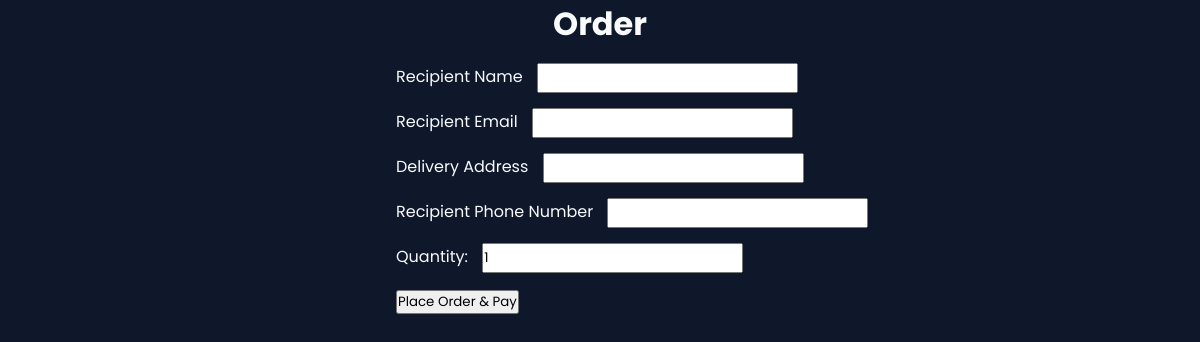
The page /place_order/2 (signed in) on the database as committed earlier.
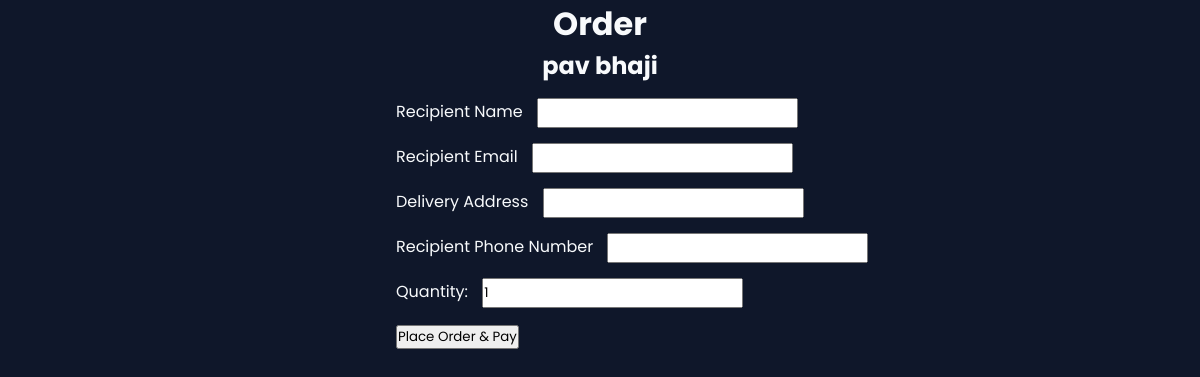
The same page on the database as committed later.
### tables this page shows
CREATE TABLE dishes (
    id INTEGER PRIMARY KEY AUTOINCREMENT,
    chef_id INTEGER,
    name TEXT NOT NULL,
    description TEXT,
    price REAL,
    prep_time TEXT,
    image_filename TEXT
, available INTEGER DEFAULT 1);

### app.py (the view, shortened to what this page needs)
@app.route('/place_order/<int:dish_id>', methods=['GET', 'POST'])
def place_order(dish_id):
    if 'customer_id' not in session:
        return redirect('/customer_login')
    conn = sqlite3.connect('database.db')
    conn.row_factory = sqlite3.Row
    cursor = conn.cursor()
    cursor.execute("SELECT * FROM dishes WHERE id = ? AND available = 1", (dish_id,))
    dish = cursor.fetchone()
    return render_template('place_order.html', dish=dish)

### templates/place_order.html (shortened to what this page needs)
{% extends 'base.html' %}
{% block content %}
<h1 style="text-align: center;">Order</h1>
<h2 style="text-align: center;">{{ dish['name'] }}</h2>
<div style="padding-left: 33%; margin-top: 15px; ">
<form id="payment-form" method="POST">
  <label>Recipient Name</label>
  <input type="text" name="name"  style="margin-bottom: 15px; margin-left: 10px; height: 30px; "><br>
  <label>Recipient Email</label>
  <input type="email" name="email" style="margin-bottom: 15px; margin-left: 10px; height: 30px; " required><br>
  <label>Delivery Address</label>
  <input type="text" name="address"  style="margin-bottom: 15px; margin-left: 10px; height: 30px; "required><br>
  <label>Recipient Phone Number</label>
  <input type="text" name="phone" style="margin-bottom: 15px; margin-left: 10px; height: 30px; " required><br>
  <label for="quantity">Quantity:</label>
  <input type="number" name="quantity" min="1" value="1"style="margin-bottom: 15px; margin-left: 10px; height: 30px; " required><br>
  <button id="submit-button" type="submit">Place Order & Pay</button>
</form>
</div>
{% endblock %}

Rows that differ between the two databases and show on the page:
added dishes: name "pav bhaji"
